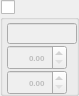
      <widget class="QGroupBox" name="groupBox_gb_check_karetel_2">
       <property name="geometry">
        <rect>
         <x>160</x>
         <y>81</y>
         <width>79</width>
         <height>96</height>
        </rect>
       </property>
       <property name="title">
        <string/>
       </property>
       <property name="checkable">
        <bool>true</bool>
       </property>
       <property name="checked">
        <bool>false</bool>
       </property>
       <widget class="QDoubleSpinBox" name="doubleSpinBox_karetel22">
        <property name="geometry">
         <rect>
          <x>7</x>
          <y>70</y>
          <width>60</width>
          <height>25</height>
         </rect>
        </property>
        <property name="font">
         <font>
          <pointsize>6</pointsize>
          <weight>75</weight>
          <bold>true</bold>
         </font>
        </property>
        <property name="layoutDirection">
         <enum>Qt::LeftToRight</enum>
        </property>
        <property name="autoFillBackground">
         <bool>false</bool>
        </property>
        <property name="alignment">
         <set>Qt::AlignRight|Qt::AlignTrailing|Qt::AlignVCenter</set>
        </property>
        <property name="decimals">
         <number>2</number>
        </property>
        <property name="maximum">
         <double>1000.000000000000000</double>
        </property>
        <property name="singleStep">
         <double>0.100000000000000</double>
        </property>
       </widget>
       <widget class="QDoubleSpinBox" name="doubleSpinBox_karetel21">
        <property name="geometry">
         <rect>
          <x>7</x>
          <y>45</y>
          <width>60</width>
          <height>25</height>
         </rect>
        </property>
        <property name="font">
         <font>
          <pointsize>6</pointsize>
          <weight>75</weight>
          <bold>true</bold>
         </font>
        </property>
        <property name="layoutDirection">
         <enum>Qt::LeftToRight</enum>
        </property>
        <property name="autoFillBackground">
         <bool>false</bool>
        </property>
        <property name="alignment">
         <set>Qt::AlignRight|Qt::AlignTrailing|Qt::AlignVCenter</set>
        </property>
        <property name="decimals">
         <number>2</number>
        </property>
        <property name="maximum">
         <double>1000.000000000000000</double>
        </property>
        <property name="singleStep">
         <double>0.100000000000000</double>
        </property>
       </widget>
       <widget class="QLineEdit" name="lineEdit_mlz_karetel_2">
        <property name="geometry">
         <rect>
          <x>7</x>
          <y>23</y>
          <width>70</width>
          <height>21</height>
         </rect>
        </property>
        <property name="font">
         <font>
          <pointsize>5</pointsize>
          <weight>75</weight>
          <bold>true</bold>
         </font>
        </property>
        <property name="placeholderText">
         <string/>
        </property>
       </widget>
      </widget>
